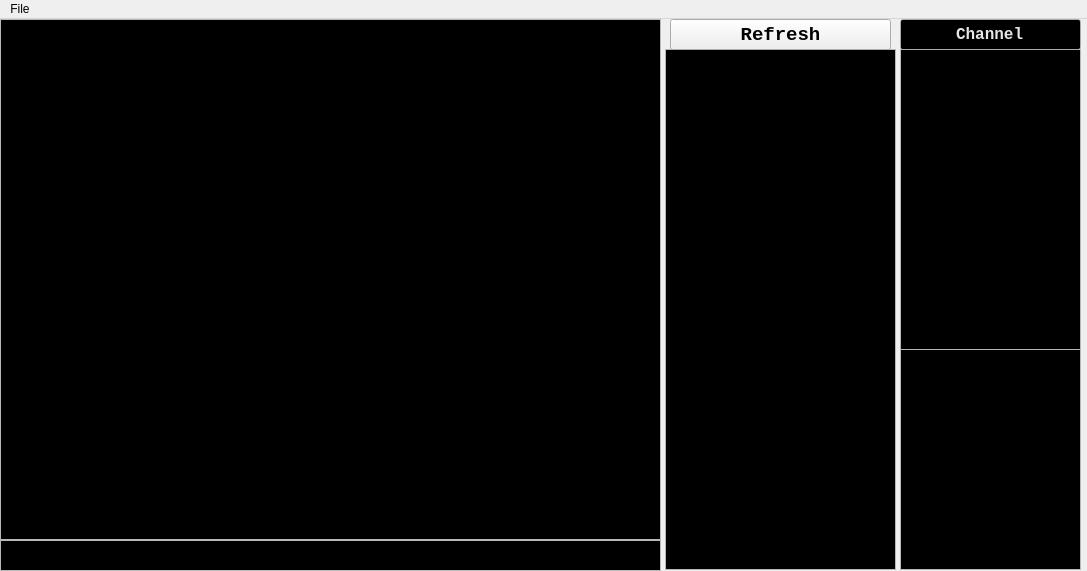
<?xml version="1.0" encoding="UTF-8"?>
<ui version="4.0">
 <class>MainGUI</class>
 <widget class="QMainWindow" name="MainGUI">
  <property name="geometry">
   <rect>
    <x>0</x>
    <y>0</y>
    <width>1087</width>
    <height>571</height>
   </rect>
  </property>
  <property name="minimumSize">
   <size>
    <width>500</width>
    <height>200</height>
   </size>
  </property>
  <property name="windowTitle">
   <string>GProxy GhostGraz v2.3.4</string>
  </property>
  <property name="windowIcon">
   <iconset resource="resources.qrc">
    <normaloff>:/images/GProxy.gif</normaloff>:/images/GProxy.gif</iconset>
  </property>
  <widget class="QWidget" name="centralwidget">
   <property name="palette">
    <palette>
     <active>
      <colorrole role="Text">
       <brush brushstyle="SolidPattern">
        <color alpha="255">
         <red>230</red>
         <green>230</green>
         <blue>230</blue>
        </color>
       </brush>
      </colorrole>
      <colorrole role="Base">
       <brush brushstyle="SolidPattern">
        <color alpha="255">
         <red>0</red>
         <green>0</green>
         <blue>0</blue>
        </color>
       </brush>
      </colorrole>
     </active>
     <inactive>
      <colorrole role="Text">
       <brush brushstyle="SolidPattern">
        <color alpha="255">
         <red>230</red>
         <green>230</green>
         <blue>230</blue>
        </color>
       </brush>
      </colorrole>
      <colorrole role="Base">
       <brush brushstyle="SolidPattern">
        <color alpha="255">
         <red>0</red>
         <green>0</green>
         <blue>0</blue>
        </color>
       </brush>
      </colorrole>
     </inactive>
     <disabled>
      <colorrole role="Text">
       <brush brushstyle="SolidPattern">
        <color alpha="255">
         <red>120</red>
         <green>120</green>
         <blue>120</blue>
        </color>
       </brush>
      </colorrole>
      <colorrole role="Base">
       <brush brushstyle="SolidPattern">
        <color alpha="255">
         <red>0</red>
         <green>0</green>
         <blue>0</blue>
        </color>
       </brush>
      </colorrole>
     </disabled>
    </palette>
   </property>
   <property name="font">
    <font>
     <family>Courier New</family>
     <pointsize>14</pointsize>
     <weight>75</weight>
     <bold>true</bold>
    </font>
   </property>
   <widget class="QPlainTextEdit" name="inputTextArea">
    <property name="geometry">
     <rect>
      <x>0</x>
      <y>521</y>
      <width>661</width>
      <height>31</height>
     </rect>
    </property>
    <property name="font">
     <font>
      <family>Courier New</family>
      <pointsize>10</pointsize>
     </font>
    </property>
    <property name="styleSheet">
     <string notr="true"/>
    </property>
    <property name="plainText">
     <string/>
    </property>
   </widget>
   <widget class="ClickableListWidget" name="channelList">
    <property name="geometry">
     <rect>
      <x>900</x>
      <y>30</y>
      <width>181</width>
      <height>301</height>
     </rect>
    </property>
    <property name="contextMenuPolicy">
     <enum>Qt::CustomContextMenu</enum>
    </property>
    <property name="editTriggers">
     <set>QAbstractItemView::NoEditTriggers</set>
    </property>
    <property name="selectionMode">
     <enum>QAbstractItemView::SingleSelection</enum>
    </property>
   </widget>
   <widget class="ClickableListWidget" name="friendList">
    <property name="geometry">
     <rect>
      <x>900</x>
      <y>330</y>
      <width>181</width>
      <height>221</height>
     </rect>
    </property>
    <property name="contextMenuPolicy">
     <enum>Qt::CustomContextMenu</enum>
    </property>
    <property name="editTriggers">
     <set>QAbstractItemView::NoEditTriggers</set>
    </property>
    <property name="selectionMode">
     <enum>QAbstractItemView::NoSelection</enum>
    </property>
   </widget>
   <widget class="ClickableListWidget" name="gameList">
    <property name="geometry">
     <rect>
      <x>665</x>
      <y>30</y>
      <width>231</width>
      <height>521</height>
     </rect>
    </property>
    <property name="font">
     <font>
      <weight>75</weight>
      <bold>true</bold>
     </font>
    </property>
    <property name="contextMenuPolicy">
     <enum>Qt::NoContextMenu</enum>
    </property>
    <property name="horizontalScrollBarPolicy">
     <enum>Qt::ScrollBarAlwaysOff</enum>
    </property>
    <property name="editTriggers">
     <set>QAbstractItemView::NoEditTriggers</set>
    </property>
    <property name="selectionMode">
     <enum>QAbstractItemView::SingleSelection</enum>
    </property>
   </widget>
   <widget class="QLineEdit" name="titleLabel">
    <property name="geometry">
     <rect>
      <x>900</x>
      <y>0</y>
      <width>181</width>
      <height>31</height>
     </rect>
    </property>
    <property name="palette">
     <palette>
      <active>
       <colorrole role="Base">
        <brush brushstyle="SolidPattern">
         <color alpha="255">
          <red>0</red>
          <green>0</green>
          <blue>0</blue>
         </color>
        </brush>
       </colorrole>
      </active>
      <inactive>
       <colorrole role="Base">
        <brush brushstyle="SolidPattern">
         <color alpha="255">
          <red>0</red>
          <green>0</green>
          <blue>0</blue>
         </color>
        </brush>
       </colorrole>
      </inactive>
      <disabled>
       <colorrole role="Base">
        <brush brushstyle="SolidPattern">
         <color alpha="255">
          <red>0</red>
          <green>0</green>
          <blue>0</blue>
         </color>
        </brush>
       </colorrole>
      </disabled>
     </palette>
    </property>
    <property name="font">
     <font>
      <family>Courier New</family>
      <pointsize>12</pointsize>
      <weight>75</weight>
      <bold>true</bold>
     </font>
    </property>
    <property name="cursor">
     <cursorShape>BlankCursor</cursorShape>
    </property>
    <property name="text">
     <string>Channel</string>
    </property>
    <property name="alignment">
     <set>Qt::AlignCenter</set>
    </property>
    <property name="readOnly">
     <bool>true</bool>
    </property>
   </widget>
   <widget class="QPushButton" name="refreshButton">
    <property name="geometry">
     <rect>
      <x>670</x>
      <y>0</y>
      <width>221</width>
      <height>31</height>
     </rect>
    </property>
    <property name="text">
     <string>Refresh</string>
    </property>
   </widget>
   <widget class="MTextEdit" name="outputTextArea">
    <property name="geometry">
     <rect>
      <x>0</x>
      <y>0</y>
      <width>661</width>
      <height>521</height>
     </rect>
    </property>
    <property name="font">
     <font>
      <family>Arial</family>
      <pointsize>9</pointsize>
      <weight>50</weight>
      <bold>false</bold>
     </font>
    </property>
    <property name="autoFillBackground">
     <bool>true</bool>
    </property>
    <property name="undoRedoEnabled">
     <bool>true</bool>
    </property>
    <property name="readOnly">
     <bool>true</bool>
    </property>
    <property name="html">
     <string>&lt;!DOCTYPE HTML PUBLIC &quot;-//W3C//DTD HTML 4.0//EN&quot; &quot;http://www.w3.org/TR/REC-html40/strict.dtd&quot;&gt;
&lt;html&gt;&lt;head&gt;&lt;meta name=&quot;qrichtext&quot; content=&quot;1&quot; /&gt;&lt;style type=&quot;text/css&quot;&gt;
p, li { white-space: pre-wrap; }
&lt;/style&gt;&lt;/head&gt;&lt;body style=&quot; font-family:'Arial'; font-size:9pt; font-weight:400; font-style:normal;&quot;&gt;
&lt;p style=&quot;-qt-paragraph-type:empty; margin-top:0px; margin-bottom:0px; margin-left:0px; margin-right:0px; -qt-block-indent:0; text-indent:0px;&quot;&gt;&lt;/p&gt;&lt;/body&gt;&lt;/html&gt;</string>
    </property>
    <property name="textInteractionFlags">
     <set>Qt::TextBrowserInteraction</set>
    </property>
   </widget>
  </widget>
  <widget class="QMenuBar" name="menuBar">
   <property name="geometry">
    <rect>
     <x>0</x>
     <y>0</y>
     <width>1087</width>
     <height>21</height>
    </rect>
   </property>
   <widget class="QMenu" name="fileMenu">
    <property name="title">
     <string>File</string>
    </property>
    <addaction name="optionsAction"/>
    <addaction name="separator"/>
    <addaction name="restartAction"/>
    <addaction name="exitAction"/>
   </widget>
   <addaction name="fileMenu"/>
  </widget>
  <action name="optionsAction">
   <property name="icon">
    <iconset resource="resources.qrc">
     <normaloff>:/images/Tool.png</normaloff>:/images/Tool.png</iconset>
   </property>
   <property name="text">
    <string>Options</string>
   </property>
  </action>
  <action name="exitAction">
   <property name="icon">
    <iconset resource="resources.qrc">
     <normaloff>:/images/Cancel.png</normaloff>:/images/Cancel.png</iconset>
   </property>
   <property name="text">
    <string>Exit</string>
   </property>
  </action>
  <action name="restartAction">
   <property name="icon">
    <iconset resource="resources.qrc">
     <normaloff>:/images/Refresh.png</normaloff>:/images/Refresh.png</iconset>
   </property>
   <property name="text">
    <string>Restart</string>
   </property>
  </action>
 </widget>
 <customwidgets>
  <customwidget>
   <class>ClickableListWidget</class>
   <extends>QListWidget</extends>
   <header>widget/ClickableListWidget.h</header>
   <slots>
    <signal>clicked(QMouseEvent*)</signal>
   </slots>
  </customwidget>
  <customwidget>
   <class>MTextEdit</class>
   <extends>QTextEdit</extends>
   <header>widget/MTextEdit.h</header>
  </customwidget>
 </customwidgets>
 <resources>
  <include location="resources.qrc"/>
 </resources>
 <connections>
  <connection>
   <sender>exitAction</sender>
   <signal>triggered()</signal>
   <receiver>MainGUI</receiver>
   <slot>close()</slot>
   <hints>
    <hint type="sourcelabel">
     <x>-1</x>
     <y>-1</y>
    </hint>
    <hint type="destinationlabel">
     <x>542</x>
     <y>277</y>
    </hint>
   </hints>
  </connection>
  <connection>
   <sender>gameList</sender>
   <signal>clicked(QMouseEvent*)</signal>
   <receiver>MainGUI</receiver>
   <slot>onGameListItemClicked(QMouseEvent*)</slot>
   <hints>
    <hint type="sourcelabel">
     <x>780</x>
     <y>311</y>
    </hint>
    <hint type="destinationlabel">
     <x>542</x>
     <y>277</y>
    </hint>
   </hints>
  </connection>
  <connection>
   <sender>titleLabel</sender>
   <signal>textChanged(QString)</signal>
   <receiver>MainGUI</receiver>
   <slot>onTitleLabelTextChanged()</slot>
   <hints>
    <hint type="sourcelabel">
     <x>990</x>
     <y>31</y>
    </hint>
    <hint type="destinationlabel">
     <x>542</x>
     <y>277</y>
    </hint>
   </hints>
  </connection>
  <connection>
   <sender>channelList</sender>
   <signal>customContextMenuRequested(QPoint)</signal>
   <receiver>MainGUI</receiver>
   <slot>onChannelContextMenu(QPoint)</slot>
   <hints>
    <hint type="sourcelabel">
     <x>990</x>
     <y>191</y>
    </hint>
    <hint type="destinationlabel">
     <x>542</x>
     <y>277</y>
    </hint>
   </hints>
  </connection>
  <connection>
   <sender>friendList</sender>
   <signal>customContextMenuRequested(QPoint)</signal>
   <receiver>MainGUI</receiver>
   <slot>onFriendsContextMenu(QPoint)</slot>
   <hints>
    <hint type="sourcelabel">
     <x>990</x>
     <y>461</y>
    </hint>
    <hint type="destinationlabel">
     <x>542</x>
     <y>277</y>
    </hint>
   </hints>
  </connection>
  <connection>
   <sender>refreshButton</sender>
   <signal>clicked()</signal>
   <receiver>MainGUI</receiver>
   <slot>onRefreshButtonClicked()</slot>
   <hints>
    <hint type="sourcelabel">
     <x>780</x>
     <y>32</y>
    </hint>
    <hint type="destinationlabel">
     <x>542</x>
     <y>277</y>
    </hint>
   </hints>
  </connection>
  <connection>
   <sender>channelList</sender>
   <signal>clicked(QMouseEvent*)</signal>
   <receiver>MainGUI</receiver>
   <slot>onChannellistItemClicked(QMouseEvent*)</slot>
   <hints>
    <hint type="sourcelabel">
     <x>990</x>
     <y>191</y>
    </hint>
    <hint type="destinationlabel">
     <x>542</x>
     <y>277</y>
    </hint>
   </hints>
  </connection>
  <connection>
   <sender>friendList</sender>
   <signal>clicked(QMouseEvent*)</signal>
   <receiver>MainGUI</receiver>
   <slot>onFriendlistItemClicked(QMouseEvent*)</slot>
   <hints>
    <hint type="sourcelabel">
     <x>990</x>
     <y>461</y>
    </hint>
    <hint type="destinationlabel">
     <x>542</x>
     <y>277</y>
    </hint>
   </hints>
  </connection>
  <connection>
   <sender>optionsAction</sender>
   <signal>triggered()</signal>
   <receiver>MainGUI</receiver>
   <slot>showConfigDialog()</slot>
   <hints>
    <hint type="sourcelabel">
     <x>-1</x>
     <y>-1</y>
    </hint>
    <hint type="destinationlabel">
     <x>542</x>
     <y>277</y>
    </hint>
   </hints>
  </connection>
  <connection>
   <sender>restartAction</sender>
   <signal>triggered()</signal>
   <receiver>MainGUI</receiver>
   <slot>onRestart()</slot>
   <hints>
    <hint type="sourcelabel">
     <x>-1</x>
     <y>-1</y>
    </hint>
    <hint type="destinationlabel">
     <x>543</x>
     <y>285</y>
    </hint>
   </hints>
  </connection>
 </connections>
 <slots>
  <slot>showConfigDialog()</slot>
  <slot>onGameListItemClicked(QMouseEvent*)</slot>
  <slot>onInputTextAreaTextChanged()</slot>
  <slot>onTitleLabelTextChanged()</slot>
  <slot>onRefreshButtonClicked()</slot>
  <slot>onChannelContextMenu(QPoint)</slot>
  <slot>onFriendsContextMenu(QPoint)</slot>
  <slot>onChannellistItemClicked(QMouseEvent*)</slot>
  <slot>onFriendlistItemClicked(QMouseEvent*)</slot>
  <slot>onRestart()</slot>
 </slots>
</ui>
